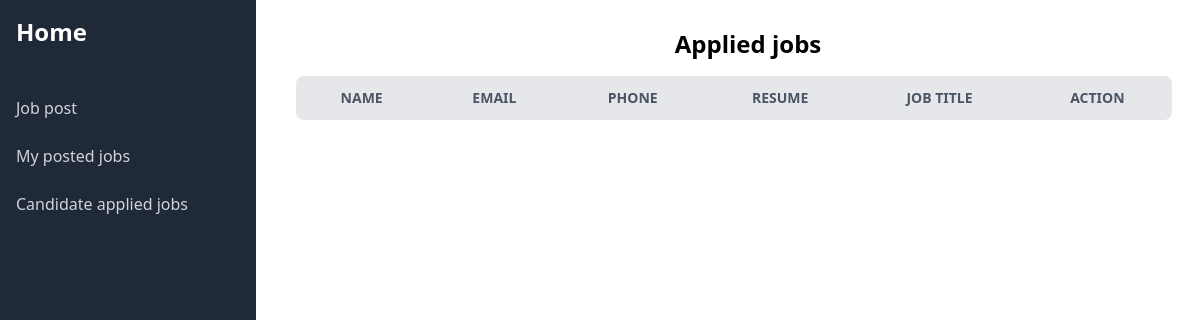
The app's page /applied_job/ (signed in), older data.
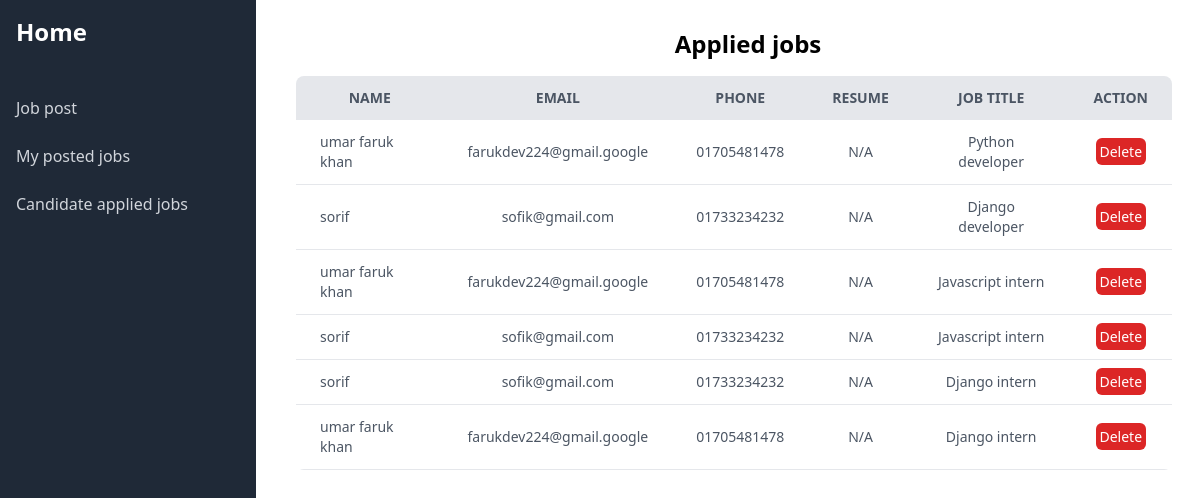
The same page, newer data.
### candidate/models.py (models this page shows, shortened)
class MyAppliedJobModel(models.Model):
    user = models.ForeignKey(User, on_delete=models.CASCADE)
    candidate = models.ForeignKey(CandidateModel, on_delete=models.CASCADE)
    jobPost = models.ForeignKey(JobPostModel, on_delete=models.CASCADE)

class CandidateModel(models.Model):
    user = models.OneToOneField(User, on_delete=models.CASCADE)
    name = models.CharField(max_length=40)
    email = models.EmailField(max_length=70, unique=True)
    about = models.TextField(max_length=150)
    phone = models.CharField(max_length=20)
    education = models.CharField(max_length=50, default=None)

### dashboard/models.py (models this page shows, shortened)
class JobPostModel(models.Model):
    user = models.ForeignKey(User, on_delete=models.CASCADE)
    title = models.CharField(max_length=50)
    company = models.CharField(max_length=50, unique=True)
    location = models.CharField(max_length=50)
    job_type = models.CharField(choices=JOB_TYPE, max_length=50)
    salary = models.IntegerField()
    description = models.TextField(max_length=100)
    publish_date = models.DateTimeField(auto_now_add=True)

### dashboard/views.py (the view)
# urls.py: path('applied_job/', views.applied_job, name='applied_job'),
def applied_job(request):
    apply_post = MyAppliedJobModel.objects.filter(jobPost__user = request.user)
    return render(request, 'dashboard/applied_jobs.html', {'data': apply_post})

### accounts/context_processors.py (called while the page is built)
def register_info(request):
    if not isinstance(request.user, AnonymousUser):
        try:
            register_info = RegisterInfoModel.objects.get(user=request.user)
        except RegisterInfoModel.DoesNotExist:
            register_info = None
        return {'register_info': register_info}
    else:
        return {'register_info': None}

### price_plan/context_processors.py (called while the page is built)
def payment_info(request):
    try:
        payment_info = PricePlanModel.objects.get(user = request.user)
    except:
        payment_info = None
    return {'payment_info': payment_info}

### dashboard/templates/dashboard/applied_jobs.html (shortened to what this page needs)
{% extends "dashboard/base.html" %}
{% block content %}
<div class="ml-10 mt-7">
  <h3 class="font-bold text-2xl text-center">Applied jobs</h3>
  <div class="container pr-7 mt-4">
    <table class="min-w-full bg-white rounded-lg overflow-hidden">
      <thead class="bg-gray-200 uppercase text-sm text-gray-600">
        <tr>
          <th class="py-3 px-6 text-center">Name</th>
          <th class="py-3 px-6 text-center">Email</th>
          <th class="py-3 px-6">Phone</th>
          <th class="py-3 px-6 text-center">Resume</th>
          <th class="py-3 px-6 text-center">Job title</th>
          <th class="py-3 px-6 text-center">Action</th>
        </tr>
      </thead>
      <tbody class="text-gray-600 text-sm font-light">
        {% for item in data %}
        <tr class="border-b border-gray-200 hover:bg-gray-100">
          <td class="py-3 px-6 text-left">{{item.candidate.name}}</td>
          <td class="py-3 px-6 text-center">{{item.candidate.email}}</td>
          <td class="py-3 px-6 text-center">{{item.candidate.phone}}</td>
          <td class="py-3 px-6 text-center">N/A</td>
          <td class="py-3 px-6 text-center">{{item.jobPost.title}}</td>
          <td class="text-center">
            <a href="{% url 'delete_applied_job' item.id %}" class="text-white bg-red-600 rounded-md p-1">Delete</a>
          </td>
        </tr>
        {% endfor %}
      </tbody>
    </table>
  </div>
</div>
{% endblock content %}

Row changes from the older to the newer data that the page shows:
added MyAppliedJobModel: candidate.name "umar faruk khan", candidate.email "farukdev224@gmail.google", candidate.phone "01705481478", jobPost "Python developer"
added MyAppliedJobModel: candidate.name "sorif", candidate.email "sofik@gmail.com", candidate.phone "01733234232", jobPost "Django developer"
added MyAppliedJobModel: candidate.name "umar faruk khan", candidate.email "farukdev224@gmail.google", candidate.phone "01705481478", jobPost "Javascript intern"
added MyAppliedJobModel: candidate.name "sorif", candidate.email "sofik@gmail.com", candidate.phone "01733234232", jobPost "Javascript intern"
added MyAppliedJobModel: candidate.name "sorif", candidate.email "sofik@gmail.com", candidate.phone "01733234232", jobPost "Django intern"
added MyAppliedJobModel: candidate.name "umar faruk khan", candidate.email "farukdev224@gmail.google", candidate.phone "01705481478", jobPost "Django intern"
